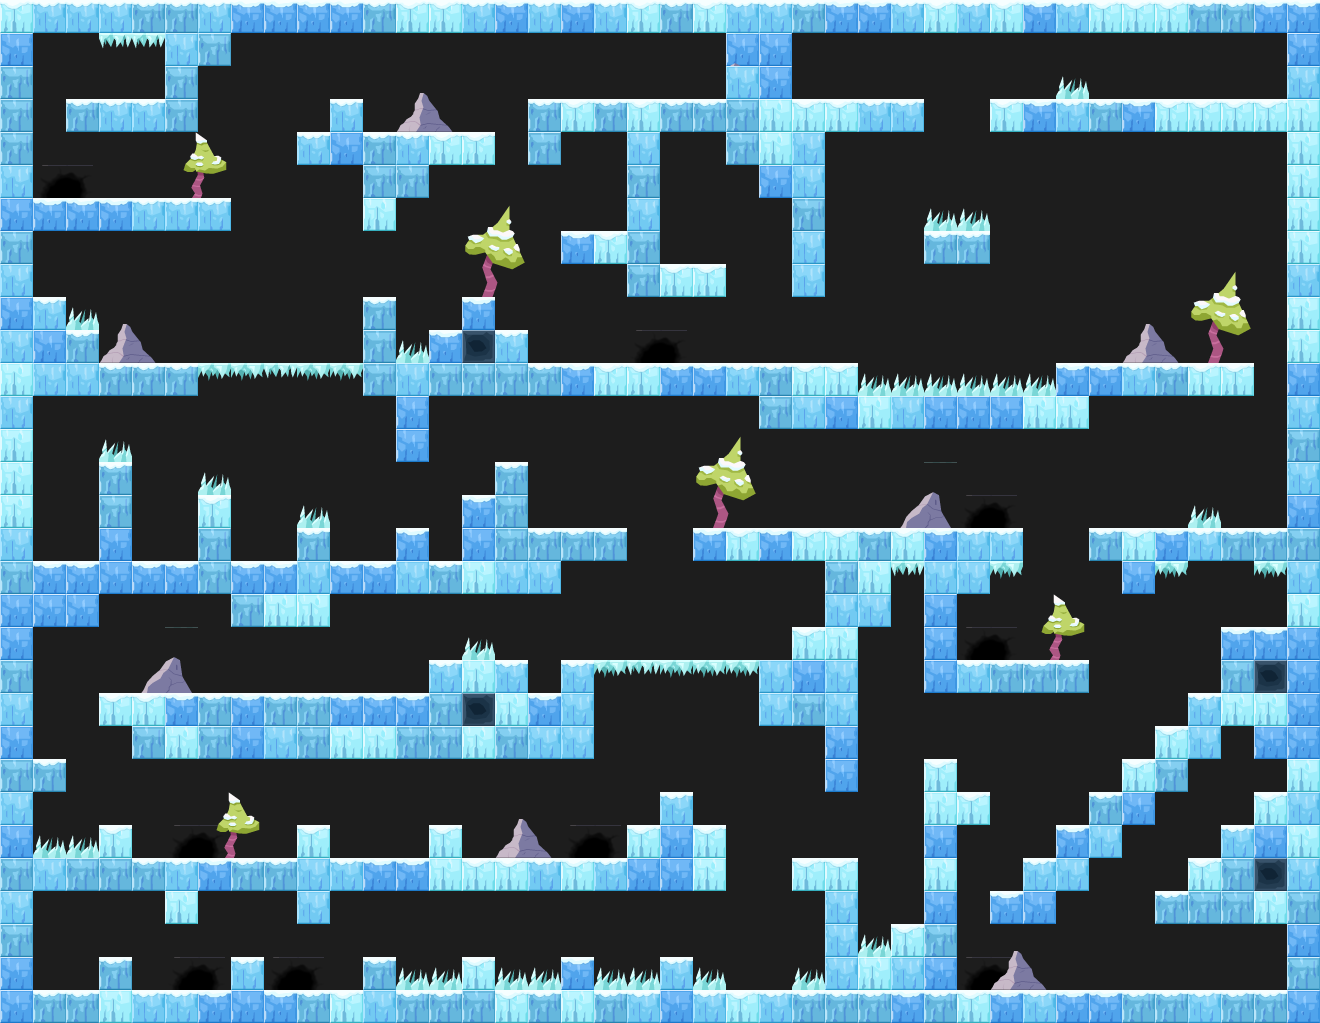

This game map was drawn from its Tiled (.tmx) file and the tilesets committed beside it. A one-line description and the trimmed map source follow:
An orthogonal 40x31 tile map with 33x33 px tiles, 4 tile layers (bg, deco background, layout, deco foreground) and 169 objects (94x citrus.objects.platformer.box2d.Platform, 25x citrus.objects.CitrusSprite, 17x space_digger.enemies.Spike, 13x space_digger.Seam, 8x space_digger.enemies.SpawnSpot, ...).

<map version="1.0" orientation="orthogonal" width="40" height="31" tilewidth="33" tileheight="33" backgroundcolor="#1d1d1d">
 <tileset firstgid="1" name="tileset_ice" tilewidth="33" tileheight="33">
  <image source="../tilesets/tileset_ice.png" width="297" height="132" />
  <tile id="12">
   <properties>
    <property name="" value="" />
   </properties>
  </tile>
 </tileset>
 <layer name="bg" width="40" height="31">
  <properties>
   <property name="group" value="0" />
  </properties>
  <data>[1240 cells, 0 non-empty, 0 distinct tile ids]</data>
 </layer>
 <layer name="deco background" width="40" height="31">
  <data>[1240 cells, 18 non-empty, 2 distinct tile ids]</data>
 </layer>
 <objectgroup color="#ffff00" name="animated decoration bg" width="40" height="31">
  <properties>
   <property name="group" value="0" />
  </properties>
  <object type="citrus.objects.CitrusSprite" x="1042" y="123">
   <properties>
    <property name="view" value="Liana1_ice" />
   </properties>
   <ellipse />
  </object>
  <object type="citrus.objects.CitrusSprite" x="70" y="223">
   <properties>
    <property name="view" value="Liana1_ice" />
   </properties>
   <ellipse />
  </object>
  <object type="citrus.objects.CitrusSprite" x="1090" y="386">
   <properties>
    <property name="view" value="Liana1_ice" />
   </properties>
   <ellipse />
  </object>
  <object type="citrus.objects.CitrusSprite" x="221" y="747">
   <properties>
    <property name="view" value="Liana1_ice" />
   </properties>
   <ellipse />
  </object>
  <object type="citrus.objects.CitrusSprite" x="529" y="884">
   <properties>
    <property name="view" value="Liana1_ice" />
   </properties>
   <ellipse />
  </object>
  <object type="citrus.objects.CitrusSprite" x="477" y="881">
   <properties>
    <property name="view" value="Liana2_ice" />
   </properties>
   <ellipse />
  </object>
  <object type="citrus.objects.CitrusSprite" x="1137" y="122">
   <properties>
    <property name="view" value="Liana2_ice" />
   </properties>
   <ellipse />
  </object>
  <object type="citrus.objects.CitrusSprite" x="6" y="386">
   <properties>
    <property name="view" value="Liana2_ice" />
   </properties>
   <ellipse />
  </object>
  <object type="citrus.objects.CitrusSprite" x="947" y="415">
   <properties>
    <property name="view" value="Liana2_ice" />
   </properties>
   <ellipse />
  </object>
  <object type="citrus.objects.CitrusSprite" x="384" y="20">
   <properties>
    <property name="view" value="Liana2_ice" />
   </properties>
   <ellipse />
  </object>
  <object type="citrus.objects.CitrusSprite" x="596" y="384">
   <properties>
    <property name="view" value="Liana3_ice" />
   </properties>
   <ellipse />
  </object>
  <object type="citrus.objects.CitrusSprite" x="1013" y="123">
   <properties>
    <property name="view" value="Liana3_ice" />
   </properties>
   <ellipse />
  </object>
  <object type="citrus.objects.CitrusSprite" x="770" y="717">
   <properties>
    <property name="view" value="Liana3_ice" />
   </properties>
   <ellipse />
  </object>
  <object type="citrus.objects.CitrusSprite" x="1269" y="534">
   <properties>
    <property name="view" value="Flor1_ice" />
   </properties>
   <ellipse />
  </object>
  <object type="citrus.objects.CitrusSprite" x="1108" y="798">
   <properties>
    <property name="view" value="Flor1_ice" />
   </properties>
   <ellipse />
  </object>
  <object type="citrus.objects.CitrusSprite" x="183" y="996">
   <properties>
    <property name="view" value="Flor1_ice" />
   </properties>
   <ellipse />
  </object>
  <object type="citrus.objects.CitrusSprite" x="908" y="104">
   <properties>
    <property name="view" value="Flor1_ice" />
   </properties>
   <ellipse />
  </object>
  <object type="citrus.objects.CitrusSprite" x="728" y="367">
   <properties>
    <property name="view" value="Flor2_ice" />
   </properties>
   <ellipse />
  </object>
  <object type="citrus.objects.CitrusSprite" x="174" y="366">
   <properties>
    <property name="view" value="Flor2_ice" />
   </properties>
   <ellipse />
  </object>
  <object type="citrus.objects.CitrusSprite" x="411" y="698">
   <properties>
    <property name="view" value="Flor2_ice" />
   </properties>
   <ellipse />
  </object>
  <object type="citrus.objects.CitrusSprite" x="839" y="866">
   <properties>
    <property name="view" value="Flor2_ice" />
   </properties>
   <ellipse />
  </object>
  <object type="citrus.objects.CitrusSprite" x="676" y="963">
   <properties>
    <property name="view" value="Flor1_ice" />
   </properties>
   <ellipse />
  </object>
  <object type="citrus.objects.CitrusSprite" x="165" y="566">
   <properties>
    <property name="view" value="Flor1_ice" />
   </properties>
   <ellipse />
  </object>
  <object type="citrus.objects.CitrusSprite" x="669" y="366">
   <properties>
    <property name="view" value="Flor1_ice" />
   </properties>
   <ellipse />
  </object>
  <object name="sky" type="citrus.objects.CitrusSprite" x="644" y="-330" width="33" height="33">
   <properties>
    <property name="registration" value="center" />
    <property name="view" value="Sky_ice" />
   </properties>
   <ellipse />
  </object>
 </objectgroup>
 <layer name="layout" width="40" height="31">
  <properties>
   <property name="group" value="2" />
  </properties>
  <data>[1240 cells, 488 non-empty, 12 distinct tile ids]</data>
 </layer>
 <layer name="deco foreground" width="40" height="31">
  <properties>
   <property name="group" value="2" />
  </properties>
  <data>[1240 cells, 62 non-empty, 19 distinct tile ids]</data>
 </layer>
 <objectgroup color="#ffff00" name="platforms" width="40" height="31">
  <properties>
   <property name="group" value="2" />
  </properties>
  <object type="citrus.objects.platformer.box2d.Platform" x="0" y="0" width="1320" height="33" />
  <object type="citrus.objects.platformer.box2d.Platform" x="0" y="990" width="1320" height="33" />
  <object type="citrus.objects.platformer.box2d.Platform" x="0" y="33" width="33" height="957" />
  <object type="citrus.objects.platformer.box2d.Platform" x="1287" y="33" width="33" height="957" />
  <object type="citrus.objects.platformer.box2d.Platform" x="33" y="198" width="198" height="33" />
  <object type="citrus.objects.platformer.box2d.Platform" x="66" y="99" width="132" height="33" />
  <object type="citrus.objects.platformer.box2d.Platform" x="165" y="33" width="33" height="66" />
  <object type="citrus.objects.platformer.box2d.Platform" x="198" y="33" width="33" height="33" />
  <object type="citrus.objects.platformer.box2d.Platform" x="297" y="132" width="198" height="33" />
  <object type="citrus.objects.platformer.box2d.Platform" x="363" y="165" width="33" height="66" />
  <object type="citrus.objects.platformer.box2d.Platform" x="396" y="165" width="33" height="33" />
  <object type="citrus.objects.platformer.box2d.Platform" x="330" y="99" width="33" height="33" />
  <object type="citrus.objects.platformer.box2d.Platform" x="528" y="99" width="33" height="66" />
  <object type="citrus.objects.platformer.box2d.Platform" x="561" y="99" width="363" height="33" />
  </objectgroup>
 <objectgroup color="#ff5500" name="breakable blocks" width="40" height="31">
  <!-- 3 objects omitted --></objectgroup>
 <objectgroup color="#5500ff" name="player &amp; exit" width="40" height="31">
  <!-- 3 objects omitted --></objectgroup>
 <objectgroup color="#00aa00" name="seams" width="40" height="31">
  <properties>
   <property name="view" value="Seam_ice" />
  </properties>
  <!-- 13 objects omitted --></objectgroup>
 <objectgroup color="#ff0000" name="enemies" width="40" height="31">
  <properties>
   <property name="group" value="1" />
  </properties>
  <!-- 25 objects omitted --></objectgroup>
 <objectgroup color="#ff557f" name="enemy limits" width="40" height="31">
  <!-- 6 objects omitted --></objectgroup>
</map>
<!-- 130 of 169 objects omitted -->
